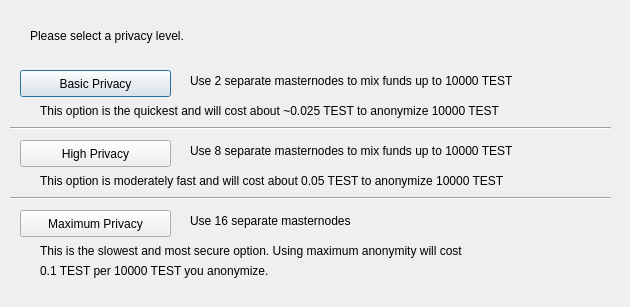
<?xml version="1.0" encoding="UTF-8"?>
<ui version="4.0">
 <class>ObfuscationConfig</class>
 <widget class="QDialog" name="ObfuscationConfig">
  <property name="geometry">
   <rect>
    <x>0</x>
    <y>0</y>
    <width>630</width>
    <height>307</height>
   </rect>
  </property>
  <property name="windowTitle">
   <string>Configure Obfuscation</string>
  </property>
  <widget class="QPushButton" name="buttonBasic">
   <property name="geometry">
    <rect>
     <x>20</x>
     <y>70</y>
     <width>151</width>
     <height>27</height>
    </rect>
   </property>
   <property name="text">
    <string>Basic Privacy</string>
   </property>
  </widget>
  <widget class="QPushButton" name="buttonHigh">
   <property name="geometry">
    <rect>
     <x>20</x>
     <y>140</y>
     <width>151</width>
     <height>27</height>
    </rect>
   </property>
   <property name="text">
    <string>High Privacy</string>
   </property>
  </widget>
  <widget class="QPushButton" name="buttonMax">
   <property name="geometry">
    <rect>
     <x>20</x>
     <y>210</y>
     <width>151</width>
     <height>27</height>
    </rect>
   </property>
   <property name="text">
    <string>Maximum Privacy</string>
   </property>
  </widget>
  <widget class="QLabel" name="label">
   <property name="geometry">
    <rect>
     <x>30</x>
     <y>20</y>
     <width>571</width>
     <height>31</height>
    </rect>
   </property>
   <property name="text">
    <string>Please select a privacy level.</string>
   </property>
  </widget>
  <widget class="QLabel" name="label_2">
   <property name="geometry">
    <rect>
     <x>190</x>
     <y>70</y>
     <width>421</width>
     <height>21</height>
    </rect>
   </property>
   <property name="text">
    <string>Use 2 separate masternodes to mix funds up to 10000 TEST</string>
   </property>
  </widget>
  <widget class="QLabel" name="label_3">
   <property name="geometry">
    <rect>
     <x>190</x>
     <y>140</y>
     <width>411</width>
     <height>21</height>
    </rect>
   </property>
   <property name="text">
    <string>Use 8 separate masternodes to mix funds up to 10000 TEST</string>
   </property>
  </widget>
  <widget class="QLabel" name="label_4">
   <property name="geometry">
    <rect>
     <x>190</x>
     <y>210</y>
     <width>421</width>
     <height>21</height>
    </rect>
   </property>
   <property name="text">
    <string>Use 16 separate masternodes</string>
   </property>
  </widget>
  <widget class="QLabel" name="label_6">
   <property name="geometry">
    <rect>
     <x>40</x>
     <y>100</y>
     <width>561</width>
     <height>21</height>
    </rect>
   </property>
   <property name="text">
    <string>This option is the quickest and will cost about ~0.025 TEST to anonymize 10000 TEST</string>
   </property>
  </widget>
  <widget class="QLabel" name="label_7">
   <property name="geometry">
    <rect>
     <x>40</x>
     <y>170</y>
     <width>561</width>
     <height>21</height>
    </rect>
   </property>
   <property name="text">
    <string>This option is moderately fast and will cost about 0.05 TEST to anonymize 10000 TEST</string>
   </property>
  </widget>
  <widget class="QLabel" name="label_8">
   <property name="geometry">
    <rect>
     <x>40</x>
     <y>240</y>
     <width>561</width>
     <height>21</height>
    </rect>
   </property>
   <property name="text">
    <string>This is the slowest and most secure option. Using maximum anonymity will cost</string>
   </property>
  </widget>
  <widget class="QLabel" name="label_9">
   <property name="geometry">
    <rect>
     <x>40</x>
     <y>260</y>
     <width>561</width>
     <height>21</height>
    </rect>
   </property>
   <property name="text">
    <string>0.1 TEST per 10000 TEST you anonymize.</string>
   </property>
  </widget>
  <widget class="Line" name="line">
   <property name="geometry">
    <rect>
     <x>10</x>
     <y>120</y>
     <width>601</width>
     <height>16</height>
    </rect>
   </property>
   <property name="orientation">
    <enum>Qt::Horizontal</enum>
   </property>
  </widget>
  <widget class="Line" name="line_2">
   <property name="geometry">
    <rect>
     <x>10</x>
     <y>190</y>
     <width>601</width>
     <height>16</height>
    </rect>
   </property>
   <property name="orientation">
    <enum>Qt::Horizontal</enum>
   </property>
  </widget>
 </widget>
 <resources/>
 <connections/>
</ui>
